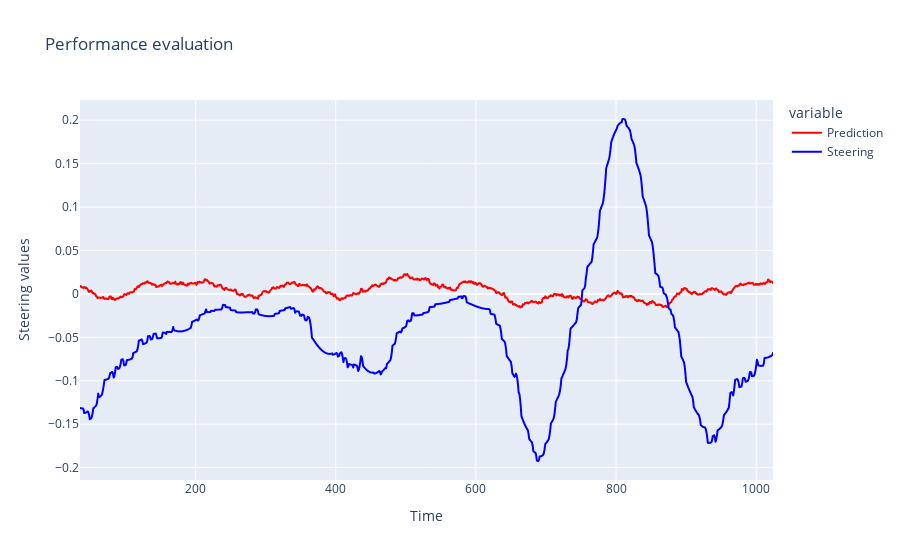

The notebook cell saved with this chart:
### Code cell
import plotly.express as px 
import plotly.graph_objects as go 

fig = px.line(df, y=['Prediction','Steering'], 
            title='Performance evaluation',
            labels={'value':'Steering values', 'index': 'Time'},
            color_discrete_map={'Prediction':'red', 'Steering':'blue'})
# fig.update_layout(yaxis_range=[-0.4, 0.4])
fig.show()

### Figure 1 — Plotly figure (JSON) as saved in the notebook; plotly's stock layout.template omitted (floating-point values rounded to 4 significant figures; data arrays with more than 128 entries replaced by an {"elided": "..."} marker saying what was removed)
{"data": [{"hovertemplate": "variable=Prediction<br>Time=%{x}<br>Steering values=%{y}<extra></extra>", "legendgroup": "Prediction", "line": {"color": "red", "dash": "solid"}, "marker": {"symbol": "circle"}, "mode": "lines", "name": "Prediction", "showlegend": true, "type": "scattergl", "x": {"elided": "990 int values"}, "xaxis": "x", "y": {"elided": "990 float values"}, "yaxis": "y"}, {"hovertemplate": "variable=Steering<br>Time=%{x}<br>Steering values=%{y}<extra></extra>", "legendgroup": "Steering", "line": {"color": "blue", "dash": "solid"}, "marker": {"symbol": "circle"}, "mode": "lines", "name": "Steering", "showlegend": true, "type": "scattergl", "x": {"elided": "990 int values"}, "xaxis": "x", "y": {"elided": "990 float values"}, "yaxis": "y"}], "layout": {"legend": {"title": {"text": "variable"}, "tracegroupgap": 0}, "title": {"text": "Performance evaluation"}, "xaxis": {"anchor": "y", "domain": [0, 1], "title": {"text": "Time"}}, "yaxis": {"anchor": "x", "domain": [0, 1], "title": {"text": "Steering values"}}}}
